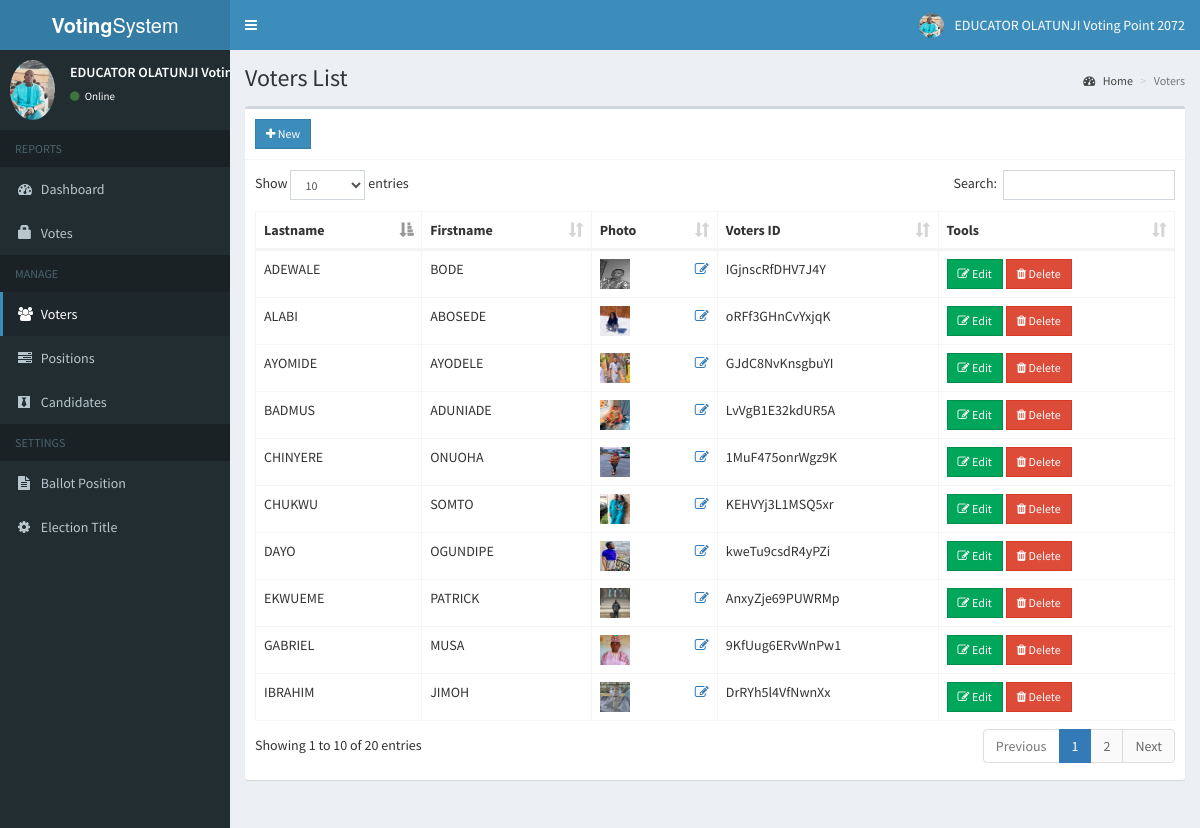
Screenshot of /admin/voters.php (signed in) with the database file from the repository.
### tables this page shows
CREATE TABLE `voters` (
  `id` int(11) NOT NULL,
  `voters_id` varchar(15) NOT NULL,
  `password` varchar(60) NOT NULL,
  `firstname` varchar(30) NOT NULL,
  `lastname` varchar(30) NOT NULL,
  `photo` varchar(150) NOT NULL
);

### admin/includes/session.php (called while the page is built, shortened)
<?php
	include 'includes/conn.php';
	$sql = "SELECT * FROM admin WHERE id = '".$_SESSION['admin']."'";
	$query = $conn->query($sql);
	$user = $query->fetch_assoc();
?>

### admin/voters.php (the view, shortened to what this page needs)
<?php include 'includes/session.php'; ?>
<?php include 'includes/header.php'; ?>
<body class="hold-transition skin-blue sidebar-mini">
<div class="wrapper">
  <?php include 'includes/navbar.php'; ?>
  <?php include 'includes/menubar.php'; ?>
  <div class="content-wrapper">
    <section class="content-header">
      <h1>
        Voters List
      </h1>
      <ol class="breadcrumb">
        <li><a href="#"><i class="fa fa-dashboard"></i> Home</a></li>
        <li class="active">Voters</li>
      </ol>
    </section>
    <section class="content">
      <div class="row">
        <div class="col-xs-12">
          <div class="box">
            <div class="box-header with-border">
              <a href="#addnew" data-toggle="modal" class="btn btn-primary btn-sm btn-flat"><i class="fa fa-plus"></i> New</a>
            </div>
            <div class="box-body">
              <table id="example1" class="table table-bordered">
                <thead>
                  <th>Lastname</th>
                  <th>Firstname</th>
                  <th>Photo</th>
                  <th>Voters ID</th>
                  <th>Tools</th>
                </thead>
                <tbody>
                  <?php
                    $sql = "SELECT * FROM voters";
                    $query = $conn->query($sql);
                    while($row = $query->fetch_assoc()){
                      $image = (!empty($row['photo'])) ? '../images/'.$row['photo'] : '../images/profile.jpg';
                      echo "
                        <tr>
                          <td>".$row['lastname']."</td>
                          <td>".$row['firstname']."</td>
                          <td>
                            <img src='".$image."' width='30px' height='30px'>
                            <a href='#edit_photo' data-toggle='modal' class='pull-right photo' data-id='".$row['id']."'><span class='fa fa-edit'></span></a>
                          </td>
                          <td>".$row['voters_id']."</td>
                          <td>
                            <button class='btn btn-success btn-sm edit btn-flat' data-id='".$row['id']."'><i class='fa fa-edit'></i> Edit</button>
                            <button class='btn btn-danger btn-sm delete btn-flat' data-id='".$row['id']."'><i class='fa fa-trash'></i> Delete</button>
                          </td>
                        </tr>
                      ";
                    }
                  ?>
                </tbody>
              </table>
            </div>
          </div>
        </div>
      </div>
    </section>
  </div>
</div>
</body>
</html>

### admin/includes/navbar.php (shortened to what this page needs)
<header class="main-header">
  <a href="#" class="logo">
    <span class="logo-lg"><b>Voting</b>System</span>
  </a>
  <nav class="navbar navbar-static-top">
    <a href="#" class="sidebar-toggle" data-toggle="push-menu" role="button">
    </a>
    <div class="navbar-custom-menu">
      <ul class="nav navbar-nav">
        <li class="dropdown user user-menu">
          <a href="#" class="dropdown-toggle" data-toggle="dropdown">
            <img src="<?php echo (!empty($user['photo'])) ? '../images/'.$user['photo'] : '../images/profile.jpg'; ?>" class="user-image" alt="User Image">
            <span class="hidden-xs"><?php echo $user['firstname'].' '.$user['lastname']; ?></span>
          </a>
        </li>
      </ul>
    </div>
  </nav>
</header>

### admin/includes/menubar.php (shortened to what this page needs)
<aside class="main-sidebar">
  <section class="sidebar">
    <div class="user-panel">
      <div class="pull-left image">
        <img src="<?php echo (!empty($user['photo'])) ? '../images/'.$user['photo'] : '../images/profile.jpg'; ?>" class="img-circle" alt="User Image">
      </div>
      <div class="pull-left info">
        <p><?php echo $user['firstname'].' '.$user['lastname']; ?></p>
        <a><i class="fa fa-circle text-success"></i> Online</a>
      </div>
    </div>
    <ul class="sidebar-menu" data-widget="tree">
      <li class="header">REPORTS</li>
      <li class=""><a href="home.php"><i class="fa fa-dashboard"></i> <span>Dashboard</span></a></li>
      <li class=""><a href="votes.php"><span class="glyphicon glyphicon-lock"></span> <span>Votes</span></a></li>
      <li class="header">MANAGE</li>
      <li class=""><a href="voters.php"><i class="fa fa-users"></i> <span>Voters</span></a></li>
      <li class=""><a href="positions.php"><i class="fa fa-tasks"></i> <span>Positions</span></a></li>
      <li class=""><a href="candidates.php"><i class="fa fa-black-tie"></i> <span>Candidates</span></a></li>
      <li class="header">SETTINGS</li>
      <li class=""><a href="ballot.php"><i class="fa fa-file-text"></i> <span>Ballot Position</span></a></li>
      <li class=""><a href="#config" data-toggle="modal"><i class="fa fa-cog"></i> <span>Election Title</span></a></li>
    </ul>
  </section>
</aside>

### rows the page displays
voters: lastname "ADEWALE", firstname "BODE", photo (picture), voters "IGjnscRfDHV7J4Y"
voters: lastname "BADMUS", firstname "ADUNIADE", photo (picture), voters "LvVgB1E32kdUR5A"
voters: lastname "AYOMIDE", firstname "AYODELE", photo (picture), voters "GJdC8NvKnsgbuYI"
voters: lastname "ALABI", firstname "ABOSEDE", photo (picture), voters "oRFf3GHnCvYxjqK"
voters: lastname "EKWUEME", firstname "PATRICK", photo (picture), voters "AnxyZje69PUWRMp"
voters: lastname "CHUKWU", firstname "SOMTO", photo (picture), voters "KEHVYj3L1MSQ5xr"
voters: lastname "GABRIEL", firstname "MUSA", photo (picture), voters "9KfUug6ERvWnPw1"
voters: lastname "IBRAHIM", firstname "JIMOH", photo (picture), voters "DrRYh5l4VfNwnXx"
voters: lastname "DAYO", firstname "OGUNDIPE", photo (picture), voters "kweTu9csdR4yPZi"
voters: lastname "CHINYERE", firstname "ONUOHA", photo (picture), voters "1MuF475onrWgz9K"

### other values shown
$user['firstname'] "EDUCATOR OLATUNJI"
$user['lastname'] "Voting Point 2072"
